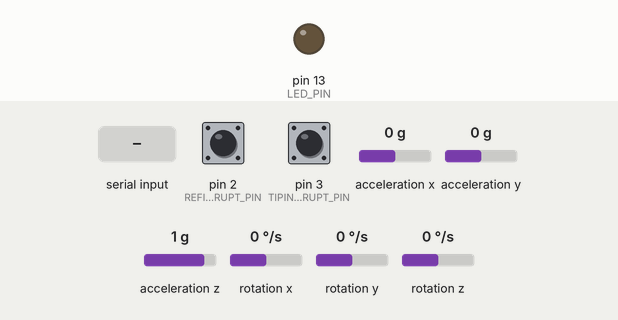
Recording of a sketch running on a simulated Arduino Uno, built with avr-gcc and run on an emulated ATmega328P. Parts: output pins drawn as LEDs (lit = HIGH). The inputs (shaded band) are chosen by the test bench; at power-on: pin 3 (TIPINTERRUPT_PIN) LOW, pin 2 (REFINTERRUPT_PIN) LOW, acceleration x 0 g, acceleration y 0 g, acceleration z 1 g, rotation x 0 °/s, rotation y 0 °/s, rotation z 0 °/s. The sensor or clock chip raises its interrupt line as the real part does; what the sketch prints to the serial monitor is not drawn.

Above: at 0.9 s.
1.0 s: "1" received over Serial
3.5 s: pin 3 (TIPINTERRUPT_PIN) pulled HIGH for 0.15 s
Timing chart, 0 to 6.5 s (numbered marks = the images above; inputs shaded):
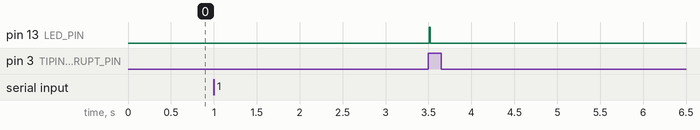

Measured:
- after the input at 3.5 s, pin 13 (LED_PIN): LOW → HIGH at once, → LOW 0.01 s later

The sketch:

two_accelerometers.ino
```cpp
// I2Cdev and MPU6050 must be installed as libraries, or else the .cpp/.h files
// for both classes must be in the include path of your project
#include "I2Cdev.h"

#include "MPU6050_6Axis_MotionApps20.h"
//#include "MPU6050.h" // not necessary if using MotionApps include file

// Arduino Wire library is required if I2Cdev I2CDEV_ARDUINO_WIRE implementation
// is used in I2Cdev.h
#if I2CDEV_IMPLEMENTATION == I2CDEV_ARDUINO_WIRE
    #include "Wire.h"
#endif

// class default I2C address is 0x68
// specific I2C addresses may be passed as a parameter here
// AD0 low = 0x68 (default for SparkFun breakout and InvenSense evaluation board)
// AD0 high = 0x69
//MPU6050 mpu;
MPU6050 refmpu(0x68);
MPU6050 tipmpu(0x69); // <-- use for AD0 high

/* =========================================================================
   NOTE: In addition to connection 3.3v, GND, SDA, and SCL, this sketch
   depends on the MPU-6050's INT pin being connected to the Arduino's
   external interrupt #0 pin. On the Arduino Uno and Mega 2560, this is
   digital I/O pin 2.
 * ========================================================================= */

// uncomment "OUTPUT_READABLE_QUATERNION" if you want to see the actual
// quaternion components in a [w, x, y, z] format (not best for parsing
// on a remote host such as Processing or something though)
//#define OUTPUT_READABLE_QUATERNION

// uncomment "OUTPUT_READABLE_EULER" if you want to see Euler angles
// (in degrees) calculated from the quaternions coming from the FIFO.
// Note that Euler angles suffer from gimbal lock (for more info, see
// http://en.wikipedia.org/wiki/Gimbal_lock)
//#define OUTPUT_READABLE_EULER

// uncomment "OUTPUT_READABLE_YAWPITCHROLL" if you want to see the yaw/
// pitch/roll angles (in degrees) calculated from the quaternions coming
// from the FIFO. Note this also requires gravity vector calculations.
// Also note that yaw/pitch/roll angles suffer from gimbal lock (for
// more info, see: http://en.wikipedia.org/wiki/Gimbal_lock)
#define OUTPUT_READABLE_YAWPITCHROLL

// uncomment "OUTPUT_READABLE_REALACCEL" if you want to see acceleration
// components with gravity removed. This acceleration reference frame is
// not compensated for orientation, so +X is always +X according to the
// sensor, just without the effects of gravity. If you want acceleration
// compensated for orientation, us OUTPUT_READABLE_WORLDACCEL instead.
//#define OUTPUT_READABLE_REALACCEL

// uncomment "OUTPUT_READABLE_WORLDACCEL" if you want to see acceleration
// components with gravity removed and adjusted for the world frame of
// reference (yaw is relative to initial orientation, since no magnetometer
// is present in this case). Could be quite handy in some cases.
//#define OUTPUT_READABLE_WORLDACCEL

#define REFINTERRUPT_PIN 2  // use pin 2 on Arduino Uno & most boards
#define TIPINTERRUPT_PIN 3  // use pin 2 on Arduino Uno & most boards
#define LED_PIN 13 // (Arduino is 13, Teensy is 11, Teensy++ is 6)
bool blinkState = false;

// MPU control/status vars
bool refdmpReady = false;  // set true if DMP init was successful
bool tipdmpReady = false;  // set true if DMP init was successful

uint8_t refmpuIntStatus;   // holds actual interrupt status byte from MPU
uint8_t tipmpuIntStatus;   // holds actual interrupt status byte from MPU
uint8_t refdevStatus;      // return status after each device operation (0 = success, !0 = error)
uint8_t tipdevStatus;      // return status after each device operation (0 = success, !0 = error)

uint16_t refpacketSize;    // expected DMP packet size (default is 42 bytes)
uint16_t reffifoCount;     // count of all bytes currently in FIFO
uint8_t reffifoBuffer[64]; // FIFO storage buffer

uint16_t tippacketSize;    // expected DMP packet size (default is 42 bytes)
uint16_t tipfifoCount;     // count of all bytes currently in FIFO
uint8_t tipfifoBuffer[64]; // FIFO storage buffer


// orientation/motion vars
Quaternion refq;           // [w, x, y, z]         quaternion container
VectorInt16 refaa;         // [x, y, z]            accel sensor measurements
VectorInt16 refaaReal;     // [x, y, z]            gravity-free accel sensor measurements
VectorInt16 refaaWorld;    // [x, y, z]            world-frame accel sensor measurements
VectorFloat refgravity;    // [x, y, z]            gravity vector

Quaternion tipq;           // [w, x, y, z]         quaternion container
VectorInt16 tipaa;         // [x, y, z]            accel sensor measurements
VectorInt16 tipaaReal;     // [x, y, z]            gravity-free accel sensor measurements
VectorInt16 tipaaWorld;    // [x, y, z]            world-frame accel sensor measurements
VectorFloat tipgravity;    // [x, y, z]            gravity vector

float refeuler[3];         // [psi, theta, phi]    Euler angle container
float tipeuler[3];         // [psi, theta, phi]    Euler angle container
float refypr[3];           // [yaw, pitch, roll]   yaw/pitch/roll container and gravity vector
float tipypr[3];           // [yaw, pitch, roll]   yaw/pitch/roll container and gravity vector

// ================================================================
// ===               INTERRUPT DETECTION ROUTINE                ===
// ================================================================

volatile bool refmpuInterrupt = false;     // indicates whether MPU interrupt pin has gone high
void refdmpDataReady() {
    refmpuInterrupt = true;
}

volatile bool tipmpuInterrupt = false;     // indicates whether MPU interrupt pin has gone high
void tipdmpDataReady() {
    tipmpuInterrupt = true;
}

// ================================================================
// ===                      INITIAL SETUP                       ===
// ================================================================

void setup() {
    // join I2C bus (I2Cdev library doesn't do this automatically)
    #if I2CDEV_IMPLEMENTATION == I2CDEV_ARDUINO_WIRE
        Wire.begin();
        Wire.setClock(400000); // 400kHz I2C clock. Comment this line if having compilation difficulties
    #elif I2CDEV_IMPLEMENTATION == I2CDEV_BUILTIN_FASTWIRE
        Fastwire::setup(400, true);
    #endif

    // initialize serial communication
    // (115200 chosen because it is required for Teapot Demo output, but it's
    // really up to you depending on your project)
    Serial.begin(115200);

    // initialize device
    Serial.println(F("Initializing I2C devices..."));
    refmpu.initialize();
    tipmpu.initialize();

    pinMode(REFINTERRUPT_PIN, INPUT);
    pinMode(TIPINTERRUPT_PIN, INPUT);

    // verify connection
    Serial.println(F("Testing device connections..."));
    Serial.println(refmpu.testConnection() ? F("MPU6050 connection successful") : F("MPU6050 connection failed"));

    // wait for ready
    Serial.println(F("\nSend any character to begin DMP programming and demo: "));
    while (Serial.available() && Serial.read()); // empty buffer
    while (!Serial.available());                 // wait for data
    while (Serial.available() && Serial.read()); // empty buffer again

    // load and configure the DMP
    Serial.println(F("Initializing DMP..."));
    refdevStatus = refmpu.dmpInitialize();
    tipdevStatus = tipmpu.dmpInitialize();

    // supply your own gyro offsets here, scaled for min sensitivity
    refmpu.setXGyroOffset(220);
    refmpu.setYGyroOffset(76);
    refmpu.setZGyroOffset(-85);
    refmpu.setZAccelOffset(1788); // 1688 factory default for my test chip

    // supply your own gyro offsets here, scaled for min sensitivity
    tipmpu.setXGyroOffset(220);
    tipmpu.setYGyroOffset(76);
    tipmpu.setZGyroOffset(-85);
    tipmpu.setZAccelOffset(1788); // 1688 factory default for my test chip

    // make sure it worked (returns 0 if so)
    if (refdevStatus == 0) {
        // turn on the DMP, now that it's ready
        Serial.println(F("Enabling REF DMP..."));
        refmpu.setDMPEnabled(true);

        // enable Arduino interrupt detection
        Serial.println(F("Enabling interrupt detection (Arduino external interrupt 0)..."));
        attachInterrupt(digitalPinToInterrupt(REFINTERRUPT_PIN), refdmpDataReady, RISING);
        refmpuIntStatus = refmpu.getIntStatus();

        // set our DMP Ready flag so the main loop() function knows it's okay to use it
        Serial.println(F("DMP ready! Waiting for first interrupt..."));
        refdmpReady = true;

        // get expected DMP packet size for later comparison
        refpacketSize = refmpu.dmpGetFIFOPacketSize();
    } else {
        // ERROR!
        // 1 = initial memory load failed
        // 2 = DMP configuration updates failed
        // (if it's going to break, usually the code will be 1)
        Serial.print(F("DMP Initialization failed (code "));
        Serial.print(refdevStatus);
        Serial.println(F(")"));
    }

    // make sure it worked (returns 0 if so)
    if (tipdevStatus == 0) {
        // turn on the DMP, now that it's ready
        Serial.println(F("Enabling TIP DMP..."));
        tipmpu.setDMPEnabled(true);

        // enable Arduino interrupt detection
        Serial.println(F("Enabling interrupt detection (Arduino external interrupt 0)..."));
        attachInterrupt(digitalPinToInterrupt(TIPINTERRUPT_PIN), tipdmpDataReady, RISING);
        tipmpuIntStatus = tipmpu.getIntStatus();

        // set our DMP Ready flag so the main loop() function knows it's okay to use it
        Serial.println(F("DMP ready! Waiting for first interrupt..."));
        tipdmpReady = true;

        // get expected DMP packet size for later comparison
        tippacketSize = tipmpu.dmpGetFIFOPacketSize();
    } else {
        // ERROR!
        // 1 = initial memory load failed
        // 2 = DMP configuration updates failed
        // (if it's going to break, usually the code will be 1)
        Serial.print(F("DMP Initialization failed (code "));
        Serial.print(tipdevStatus);
        Serial.println(F(")"));
    }

    // configure LED for output
    pinMode(LED_PIN, OUTPUT);
}

// ================================================================
// ===                    MAIN PROGRAM LOOP                     ===
// ================================================================

void loop() {
    // if programming failed, don't try to do anything
    if (!refdmpReady) return;
    if (!tipdmpReady) return;


    // wait for MPU interrupt or extra packet(s) available
    while (!refmpuInterrupt && reffifoCount < refpacketSize) {}
    while (!tipmpuInterrupt && tipfifoCount < tippacketSize) {}

    // reset interrupt flag and get INT_STATUS byte
    refmpuInterrupt = false;
    tipmpuInterrupt = false;

    refmpuIntStatus = refmpu.getIntStatus();
    tipmpuIntStatus = tipmpu.getIntStatus();

    // get current FIFO count
    reffifoCount = refmpu.getFIFOCount();
    tipfifoCount = refmpu.getFIFOCount();

    // check for overflow (this should never happen unless our code is too inefficient)
    if ((refmpuIntStatus & 0x10) || reffifoCount == 1024) {
        // reset so we can continue cleanly
        refmpu.resetFIFO();
        Serial.println(F("FIFO overflow!"));

    // otherwise, check for DMP data ready interrupt (this should happen frequently)
    } else if (refmpuIntStatus & 0x02) {
        // wait for correct available data length, should be a VERY short wait
        while (reffifoCount < refpacketSize) reffifoCount = refmpu.getFIFOCount();

        // read a packet from FIFO
        refmpu.getFIFOBytes(reffifoBuffer, refpacketSize);

        // track FIFO count here in case there is > 1 packet available
        // (this lets us immediately read more without waiting for an interrupt)
        reffifoCount -= refpacketSize;

        #ifdef OUTPUT_READABLE_YAWPITCHROLL
            // display Euler angles in degrees
            refmpu.dmpGetQuaternion(&refq, reffifoBuffer);
            refmpu.dmpGetGravity(&refgravity, &refq);
            refmpu.dmpGetYawPitchRoll(refypr, &refq, &refgravity);
            Serial.print("ref ypr\t");
            Serial.print(refypr[0] * 180/M_PI);
            Serial.print("\t");
            Serial.print(refypr[1] * 180/M_PI);
            Serial.print("\t");
            Serial.print(refypr[2] * 180/M_PI);
            Serial.print("\t");

        #endif

        // blink LED to indicate activity
        blinkState = !blinkState;
        digitalWrite(LED_PIN, blinkState);
    }


    // check for overflow (this should never happen unless our code is too inefficient)
    if ((tipmpuIntStatus & 0x10) || tipfifoCount == 1024) {
        // reset so we can continue cleanly
        tipmpu.resetFIFO();
        Serial.println(F("FIFO overflow!"));

    // otherwise, check for DMP data ready interrupt (this should happen frequently)
    } else if (tipmpuIntStatus & 0x02) {
        // wait for correct available data length, should be a VERY short wait
        while (tipfifoCount < tippacketSize) tipfifoCount = tipmpu.getFIFOCount();

        // read a packet from FIFO
        tipmpu.getFIFOBytes(tipfifoBuffer, tippacketSize);

        // track FIFO count here in case there is > 1 packet available
        // (this lets us immediately read more without waiting for an interrupt)
        tipfifoCount -= tippacketSize;

        #ifdef OUTPUT_READABLE_YAWPITCHROLL
            // display Euler angles in degrees
            tipmpu.dmpGetQuaternion(&tipq, tipfifoBuffer);
            tipmpu.dmpGetGravity(&tipgravity, &tipq);
            tipmpu.dmpGetYawPitchRoll(tipypr, &tipq, &tipgravity);
            Serial.print("tip ypr\t");
            Serial.print(tipypr[0] * 180/M_PI);
            Serial.print("\t");
            Serial.print(tipypr[1] * 180/M_PI);
            Serial.print("\t");
            Serial.println(tipypr[2] * 180/M_PI);
        #endif

        // blink LED to indicate activity
        blinkState = !blinkState;
        digitalWrite(LED_PIN, blinkState);
    }
}
```
